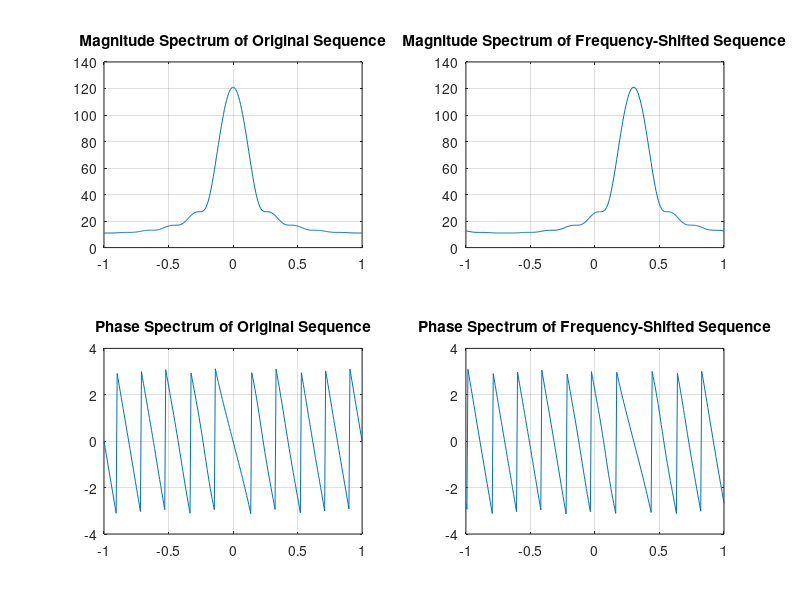

Here is the MATLAB script that generated this plot:
% Program P3_13b
% Frequency-Shifting Properties of DTFT
clf;
w = -pi:2*pi/255:pi; wo = 0.3*pi;
num1 = [1 3 5 7 9 11 13 15 17 19 21];
L = length(num1);
h1 = freqz(num1, 1, w);
n = 0:L-1;
num2 = exp(wo*i*n).*num1;
h2 = freqz(num2, 1, w);
subplot(2,2,1)
plot(w/pi,abs(h1));grid
title('Magnitude Spectrum of Original Sequence')
subplot(2,2,2)
plot(w/pi,abs(h2));grid
title('Magnitude Spectrum of Frequency-Shifted Sequence')
subplot(2,2,3)
plot(w/pi,angle(h1));grid
title('Phase Spectrum of Original Sequence')
subplot(2,2,4)
plot(w/pi,angle(h2));grid
title('Phase Spectrum of Frequency-Shifted Sequence')
